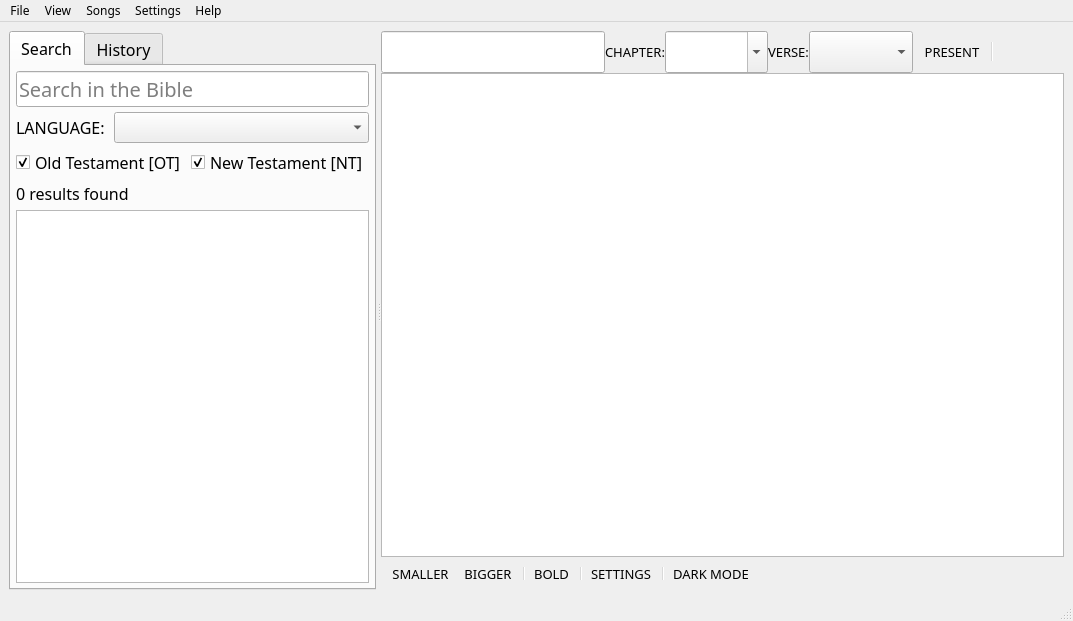
<?xml version="1.0" encoding="UTF-8"?>
<ui version="4.0">
 <class>HomeWindow</class>
 <widget class="QMainWindow" name="HomeWindow">
  <property name="geometry">
   <rect>
    <x>0</x>
    <y>0</y>
    <width>1073</width>
    <height>621</height>
   </rect>
  </property>
  <property name="font">
   <font>
    <family>Trebuchet MS</family>
   </font>
  </property>
  <property name="windowTitle">
   <string>vSongBook for Desktop</string>
  </property>
  <property name="windowIcon">
   <iconset resource="../res/icons.qrc">
    <normaloff>:/icons/icons/appicon.ico</normaloff>:/icons/icons/appicon.ico</iconset>
  </property>
  <widget class="QWidget" name="centralwidget">
   <layout class="QHBoxLayout" name="horizontalLayout_2">
    <item>
     <widget class="QSplitter" name="splitterMain">
      <property name="sizePolicy">
       <sizepolicy hsizetype="Preferred" vsizetype="Expanding">
        <horstretch>0</horstretch>
        <verstretch>0</verstretch>
       </sizepolicy>
      </property>
      <property name="font">
       <font>
        <family>Trebuchet MS</family>
        <pointsize>10</pointsize>
       </font>
      </property>
      <property name="frameShape">
       <enum>QFrame::NoFrame</enum>
      </property>
      <property name="lineWidth">
       <number>1</number>
      </property>
      <property name="orientation">
       <enum>Qt::Horizontal</enum>
      </property>
      <property name="handleWidth">
       <number>5</number>
      </property>
      <widget class="QWidget" name="verticalLayoutWidget_3">
       <layout class="QVBoxLayout" name="layoutLeft">
        <property name="spacing">
         <number>0</number>
        </property>
        <item>
         <widget class="QTabWidget" name="tabLeft">
          <property name="sizePolicy">
           <sizepolicy hsizetype="Expanding" vsizetype="Expanding">
            <horstretch>0</horstretch>
            <verstretch>0</verstretch>
           </sizepolicy>
          </property>
          <property name="font">
           <font>
            <family>Trebuchet MS</family>
            <pointsize>12</pointsize>
           </font>
          </property>
          <property name="tabShape">
           <enum>QTabWidget::Rounded</enum>
          </property>
          <property name="currentIndex">
           <number>0</number>
          </property>
          <widget class="QWidget" name="tabSearch">
           <attribute name="title">
            <string>Search</string>
           </attribute>
           <layout class="QVBoxLayout" name="tabSearchLayout">
            <property name="spacing">
             <number>5</number>
            </property>
            <property name="leftMargin">
             <number>5</number>
            </property>
            <property name="topMargin">
             <number>5</number>
            </property>
            <property name="rightMargin">
             <number>5</number>
            </property>
            <property name="bottomMargin">
             <number>5</number>
            </property>
            <item>
             <widget class="QLineEdit" name="txtSearch">
              <property name="sizePolicy">
               <sizepolicy hsizetype="Preferred" vsizetype="Fixed">
                <horstretch>0</horstretch>
                <verstretch>0</verstretch>
               </sizepolicy>
              </property>
              <property name="font">
               <font>
                <family>Trebuchet MS</family>
                <pointsize>15</pointsize>
                <weight>50</weight>
                <bold>false</bold>
               </font>
              </property>
              <property name="placeholderText">
               <string>Search in the Bible</string>
              </property>
             </widget>
            </item>
            <item>
             <layout class="QHBoxLayout" name="horizontalLayout1">
              <item>
               <widget class="QLabel" name="label">
                <property name="text">
                 <string>LANGUAGE: </string>
                </property>
               </widget>
              </item>
              <item>
               <widget class="QComboBox" name="cmbLanguages">
                <property name="sizePolicy">
                 <sizepolicy hsizetype="Expanding" vsizetype="Fixed">
                  <horstretch>0</horstretch>
                  <verstretch>0</verstretch>
                 </sizepolicy>
                </property>
                <property name="currentText">
                 <string/>
                </property>
               </widget>
              </item>
             </layout>
            </item>
            <item>
             <layout class="QHBoxLayout" name="horizontalLayout2">
              <item>
               <widget class="QCheckBox" name="chkOldTestament">
                <property name="sizePolicy">
                 <sizepolicy hsizetype="Preferred" vsizetype="Fixed">
                  <horstretch>0</horstretch>
                  <verstretch>0</verstretch>
                 </sizepolicy>
                </property>
                <property name="text">
                 <string>Old Testament [OT]</string>
                </property>
                <property name="checked">
                 <bool>true</bool>
                </property>
               </widget>
              </item>
              <item>
               <widget class="QCheckBox" name="chkNewTestament">
                <property name="text">
                 <string>New Testament [NT]</string>
                </property>
                <property name="checked">
                 <bool>true</bool>
                </property>
               </widget>
              </item>
             </layout>
            </item>
            <item>
             <widget class="QLabel" name="lblResult">
              <property name="sizePolicy">
               <sizepolicy hsizetype="Preferred" vsizetype="Minimum">
                <horstretch>0</horstretch>
                <verstretch>0</verstretch>
               </sizepolicy>
              </property>
              <property name="text">
               <string>0 results found</string>
              </property>
             </widget>
            </item>
            <item>
             <widget class="QListView" name="lstResults">
              <property name="sizePolicy">
               <sizepolicy hsizetype="Preferred" vsizetype="Expanding">
                <horstretch>0</horstretch>
                <verstretch>0</verstretch>
               </sizepolicy>
              </property>
              <property name="horizontalScrollBarPolicy">
               <enum>Qt::ScrollBarAlwaysOff</enum>
              </property>
             </widget>
            </item>
           </layout>
          </widget>
          <widget class="QWidget" name="tabHistory">
           <attribute name="title">
            <string>History</string>
           </attribute>
          </widget>
         </widget>
        </item>
       </layout>
      </widget>
      <widget class="QWidget" name="verticalLayoutWidget_4">
       <layout class="QVBoxLayout" name="layoutRight">
        <property name="spacing">
         <number>0</number>
        </property>
        <item>
         <layout class="QHBoxLayout" name="topLayout">
          <item>
           <widget class="QLineEdit" name="txtTitle">
            <property name="sizePolicy">
             <sizepolicy hsizetype="Expanding" vsizetype="Fixed">
              <horstretch>0</horstretch>
              <verstretch>0</verstretch>
             </sizepolicy>
            </property>
            <property name="font">
             <font>
              <family>Trebuchet MS</family>
              <pointsize>18</pointsize>
              <weight>50</weight>
              <bold>false</bold>
             </font>
            </property>
            <property name="alignment">
             <set>Qt::AlignCenter</set>
            </property>
            <property name="readOnly">
             <bool>true</bool>
            </property>
           </widget>
          </item>
          <item>
           <widget class="QLabel" name="lblChapter">
            <property name="text">
             <string>CHAPTER:</string>
            </property>
           </widget>
          </item>
          <item>
           <widget class="QComboBox" name="cmbChapter">
            <property name="sizePolicy">
             <sizepolicy hsizetype="Minimum" vsizetype="Preferred">
              <horstretch>0</horstretch>
              <verstretch>0</verstretch>
             </sizepolicy>
            </property>
            <property name="minimumSize">
             <size>
              <width>60</width>
              <height>0</height>
             </size>
            </property>
            <property name="font">
             <font>
              <family>Trebuchet MS</family>
              <pointsize>15</pointsize>
              <weight>50</weight>
              <bold>false</bold>
             </font>
            </property>
            <property name="editable">
             <bool>true</bool>
            </property>
           </widget>
          </item>
          <item>
           <widget class="QLabel" name="lblVerse">
            <property name="text">
             <string>VERSE:</string>
            </property>
           </widget>
          </item>
          <item>
           <widget class="QComboBox" name="cmbVerse">
            <property name="sizePolicy">
             <sizepolicy hsizetype="Minimum" vsizetype="Preferred">
              <horstretch>0</horstretch>
              <verstretch>0</verstretch>
             </sizepolicy>
            </property>
            <property name="minimumSize">
             <size>
              <width>60</width>
              <height>0</height>
             </size>
            </property>
            <property name="font">
             <font>
              <family>Trebuchet MS</family>
              <pointsize>15</pointsize>
              <weight>50</weight>
              <bold>false</bold>
             </font>
            </property>
            <property name="currentText">
             <string/>
            </property>
           </widget>
          </item>
          <item>
           <widget class="QToolBar" name="toolBarTop">
            <property name="sizePolicy">
             <sizepolicy hsizetype="Fixed" vsizetype="Fixed">
              <horstretch>0</horstretch>
              <verstretch>0</verstretch>
             </sizepolicy>
            </property>
            <property name="windowTitle">
             <string notr="true">toolBar1</string>
            </property>
            <property name="toolButtonStyle">
             <enum>Qt::ToolButtonTextBesideIcon</enum>
            </property>
            <addaction name="toolbarPresent"/>
            <addaction name="separator"/>
            <addaction name="toolbarPrevious"/>
            <addaction name="toolbarNext"/>
           </widget>
          </item>
         </layout>
        </item>
        <item>
         <widget class="QPlainTextEdit" name="txtContent">
          <property name="sizePolicy">
           <sizepolicy hsizetype="Expanding" vsizetype="Expanding">
            <horstretch>0</horstretch>
            <verstretch>0</verstretch>
           </sizepolicy>
          </property>
          <property name="font">
           <font>
            <family>Trebuchet MS</family>
            <pointsize>20</pointsize>
           </font>
          </property>
          <property name="readOnly">
           <bool>true</bool>
          </property>
         </widget>
        </item>
        <item>
         <widget class="QToolBar" name="toolBarBottom">
          <property name="windowTitle">
           <string>toolBar</string>
          </property>
          <addaction name="toolbarSmaller"/>
          <addaction name="toolbarBigger"/>
          <addaction name="separator"/>
          <addaction name="toolbarBold"/>
          <addaction name="separator"/>
          <addaction name="toolbarSettings"/>
          <addaction name="separator"/>
          <addaction name="actionDarkMode"/>
         </widget>
        </item>
       </layout>
      </widget>
     </widget>
    </item>
   </layout>
  </widget>
  <widget class="QMenuBar" name="menubar">
   <property name="geometry">
    <rect>
     <x>0</x>
     <y>0</y>
     <width>1073</width>
     <height>23</height>
    </rect>
   </property>
   <widget class="QMenu" name="menuFile">
    <property name="title">
     <string>File</string>
    </property>
    <addaction name="menuPrint"/>
    <addaction name="separator"/>
    <addaction name="menuExit"/>
   </widget>
   <widget class="QMenu" name="menuSongs">
    <property name="title">
     <string>Songs</string>
    </property>
    <addaction name="menuNewSong"/>
    <addaction name="menuEditSong"/>
    <addaction name="separator"/>
    <addaction name="menuBooks"/>
   </widget>
   <widget class="QMenu" name="menuView">
    <property name="title">
     <string>View</string>
    </property>
    <addaction name="menuPresent"/>
   </widget>
   <widget class="QMenu" name="menuSettings">
    <property name="title">
     <string>Settings</string>
    </property>
    <addaction name="menuManageSettings"/>
    <addaction name="separator"/>
    <addaction name="menuDarkMode"/>
    <addaction name="menuSearchAll"/>
    <addaction name="separator"/>
    <addaction name="menuResetSettings"/>
   </widget>
   <widget class="QMenu" name="menuHelp">
    <property name="title">
     <string>Help</string>
    </property>
    <addaction name="menuHowItWorks"/>
    <addaction name="menuContactUs"/>
    <addaction name="menuAboutThisApp"/>
   </widget>
   <addaction name="menuFile"/>
   <addaction name="menuView"/>
   <addaction name="menuSongs"/>
   <addaction name="menuSettings"/>
   <addaction name="menuHelp"/>
  </widget>
  <widget class="QStatusBar" name="statusbar"/>
  <action name="menuPrint">
   <property name="text">
    <string>Print</string>
   </property>
   <property name="shortcut">
    <string>Ctrl+P</string>
   </property>
  </action>
  <action name="menuExit">
   <property name="text">
    <string>Exit</string>
   </property>
   <property name="shortcut">
    <string>Ctrl+Q</string>
   </property>
  </action>
  <action name="menuNewSong">
   <property name="text">
    <string>New Song</string>
   </property>
   <property name="shortcut">
    <string>Ctrl+N</string>
   </property>
  </action>
  <action name="menuEditSong">
   <property name="text">
    <string>Edit Song</string>
   </property>
   <property name="shortcut">
    <string>Ctrl+E</string>
   </property>
  </action>
  <action name="menuBooks">
   <property name="text">
    <string>Songbooks</string>
   </property>
   <property name="shortcut">
    <string>Shift+B</string>
   </property>
  </action>
  <action name="menuPresent">
   <property name="text">
    <string>Present</string>
   </property>
   <property name="shortcut">
    <string>F5</string>
   </property>
  </action>
  <action name="menuManageSettings">
   <property name="text">
    <string>Manage Settings</string>
   </property>
   <property name="shortcut">
    <string>Shift+S</string>
   </property>
  </action>
  <action name="menuResetSettings">
   <property name="text">
    <string>Reset Settings</string>
   </property>
  </action>
  <action name="menuHowItWorks">
   <property name="text">
    <string>How it Works</string>
   </property>
  </action>
  <action name="menuContactUs">
   <property name="text">
    <string>Contact us</string>
   </property>
  </action>
  <action name="menuAboutThisApp">
   <property name="text">
    <string>About this App</string>
   </property>
  </action>
  <action name="toolbarPresent">
   <property name="text">
    <string>PRESENT</string>
   </property>
  </action>
  <action name="toolbarPrevious">
   <property name="icon">
    <iconset resource="../res/themes.qrc">
     <normaloff>:/themes/black/add_left.png</normaloff>:/themes/black/add_left.png</iconset>
   </property>
   <property name="text">
    <string/>
   </property>
   <property name="shortcut">
    <string>Ctrl+Left</string>
   </property>
  </action>
  <action name="toolbarNext">
   <property name="icon">
    <iconset resource="../res/themes.qrc">
     <normaloff>:/themes/black/add_right.png</normaloff>:/themes/black/add_right.png</iconset>
   </property>
   <property name="text">
    <string/>
   </property>
   <property name="shortcut">
    <string>Ctrl+Right</string>
   </property>
  </action>
  <action name="toolbarBigger">
   <property name="text">
    <string>BIGGER</string>
   </property>
   <property name="shortcut">
    <string>=</string>
   </property>
  </action>
  <action name="toolbarSmaller">
   <property name="text">
    <string>SMALLER</string>
   </property>
   <property name="shortcut">
    <string>-</string>
   </property>
  </action>
  <action name="toolbarBold">
   <property name="checkable">
    <bool>true</bool>
   </property>
   <property name="text">
    <string>BOLD</string>
   </property>
   <property name="shortcut">
    <string>Ctrl+B</string>
   </property>
  </action>
  <action name="toolbarSettings">
   <property name="text">
    <string>SETTINGS</string>
   </property>
  </action>
  <action name="actionDarkMode">
   <property name="checkable">
    <bool>true</bool>
   </property>
   <property name="text">
    <string>DARK MODE</string>
   </property>
  </action>
  <action name="menuDarkMode">
   <property name="checkable">
    <bool>true</bool>
   </property>
   <property name="text">
    <string>Dark Mode</string>
   </property>
   <property name="shortcut">
    <string>Ctrl+D</string>
   </property>
  </action>
  <action name="menuSearchAll">
   <property name="checkable">
    <bool>true</bool>
   </property>
   <property name="text">
    <string>Search All Song Books</string>
   </property>
   <property name="toolTip">
    <string>Search All Song Books</string>
   </property>
  </action>
 </widget>
 <resources>
  <include location="../res/themes.qrc"/>
  <include location="../res/icons.qrc"/>
 </resources>
 <connections/>
</ui>
